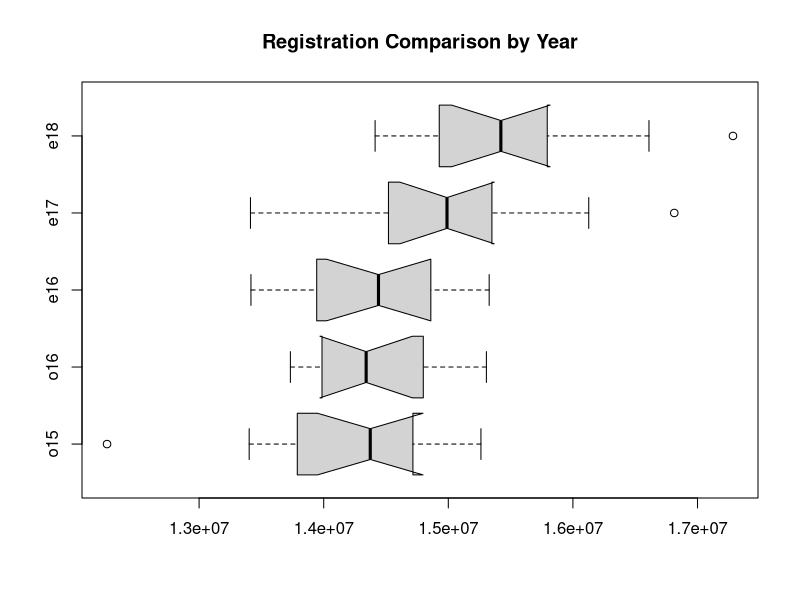
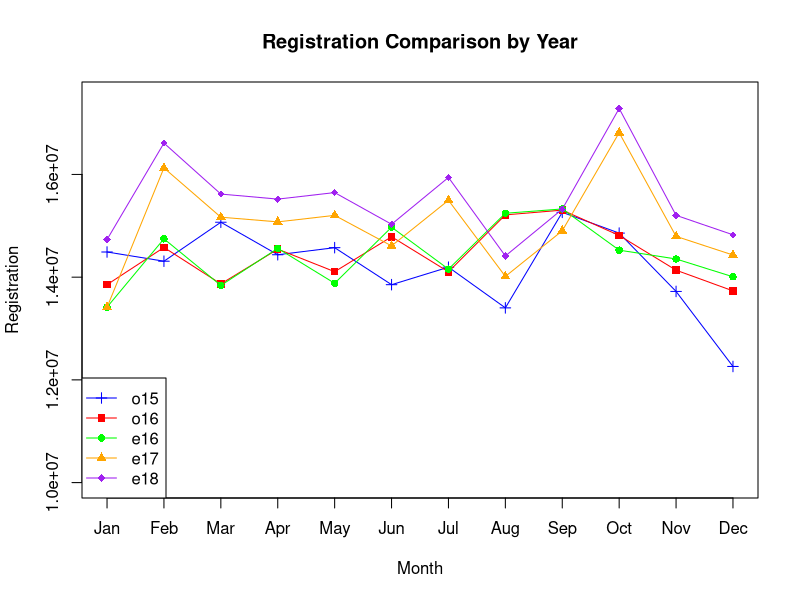
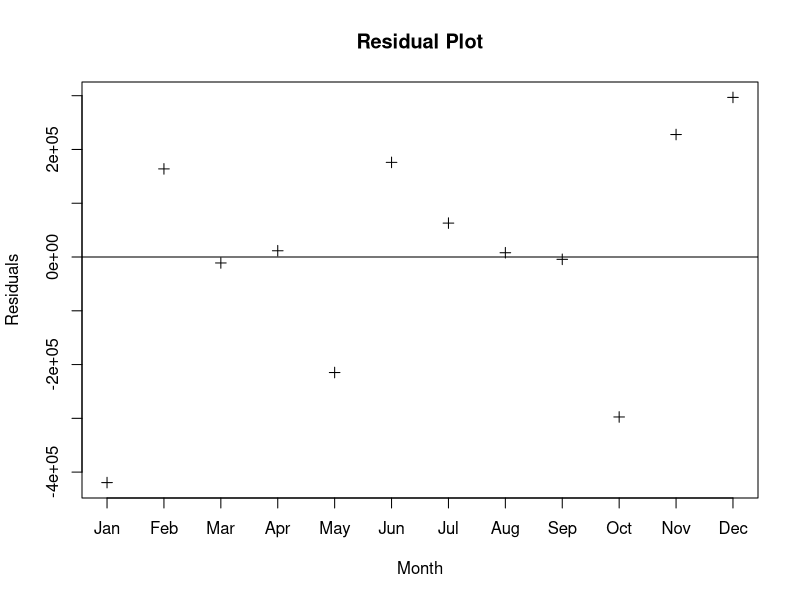
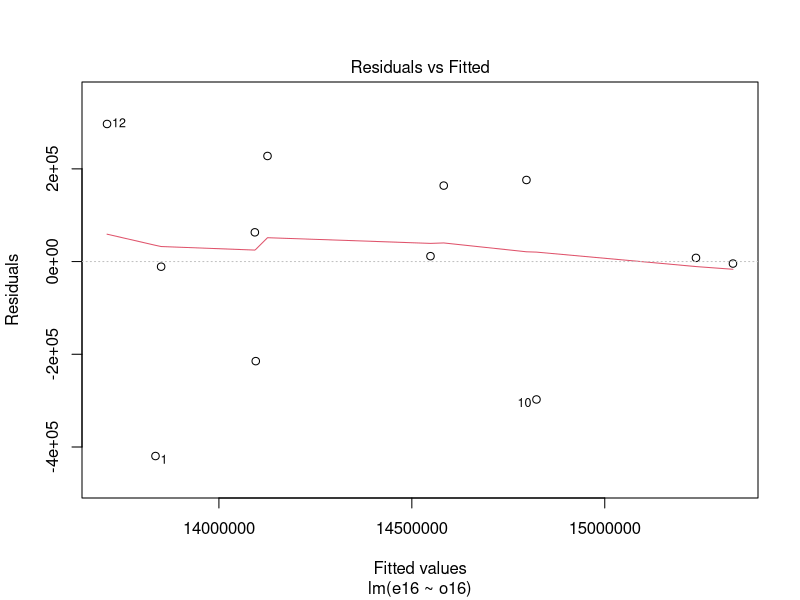
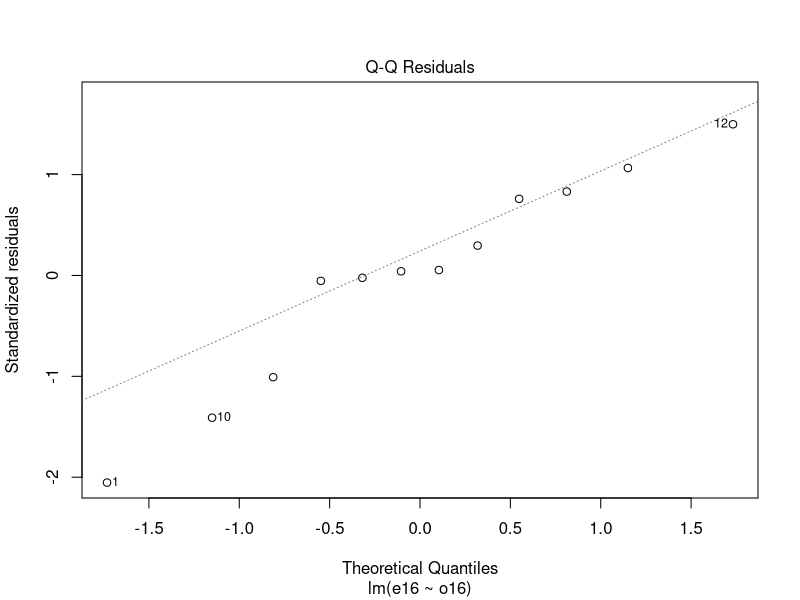
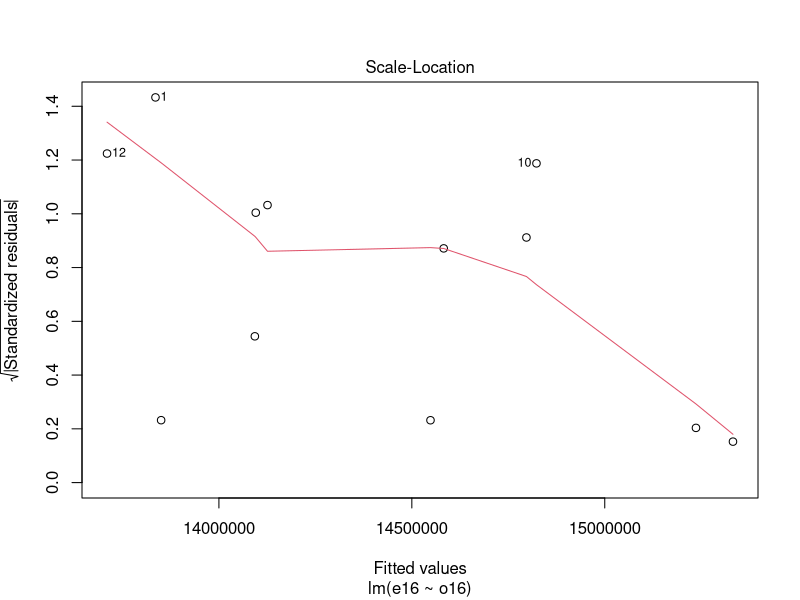
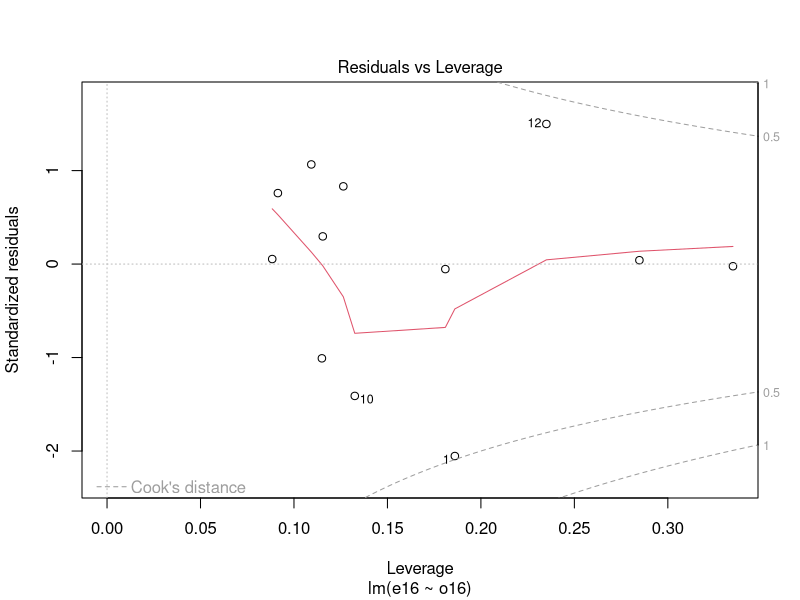

R code for these plots, in order:
## ---- chunk 1
knitr::opts_chunk$set(echo = TRUE)
## ---- chunk 2
Month <- c("January","February","March","April","May","June",
           "July","August","September","October","November","December")
o15 <- c(14489821,14310456,15069465,14436777,14574324,13853701,
         14194579,13401918,15261916,14857724,13722286,12261158)
o16 <- c(13854393,14578786,13868580,14545539,14106406,14786688,
         14104114,15212744,15305727,14811890,14135918,13732632)
e16 <- c(13416131,14746508,13839207,14559989,13880713,14973023,
         14156210,15244339,15328005,14525576,14353717,14006863)
e17 <- c(13412145,16127110,15167461,15076455,15203234,14608610,
         15496872,14014742,14902690,16813581,14794402,14430747)
e18 <- c(14732409,16610465,15617830,15519966,15646749,15030010,
         15941619,14412470,15323592,17284574,15203621,14824555)
## ---- chunk 3
chart <- data.frame(Month,o15,o16,e16,e17,e18)
print(chart)
## ---- chunk 4
summary(o15)
sd(o15)
summary(o16)
sd(o16)
summary(e16)
sd(e16)
summary(e17)
sd(e17)
summary(e18)
sd(e18)
## ---- chunk 5
boxplot(o15,o16,e16,e17,e18, main="Registration Comparison by Year", 
        names=c("o15","o16","e16","e17","e18"), horizontal=TRUE, notch=TRUE)
## ---- chunk 6
plot(x=c(1:12),o15,type="o",col="blue",pch=3,lty=1,
     ylim=c(10000000,17500000),main="Registration Comparison by Year",
     xlab="Month",ylab="Registration",xaxt='n')
axis(side=1, at=c(1:12), labels=c("Jan","Feb","Mar",
     "Apr","May","Jun","Jul","Aug","Sep","Oct","Nov","Dec"))
points(x=c(1:12),o16,col="red",pch=15)
lines(x=c(1:12),o16,col="red",lty=1)
points(x=c(1:12),e16,col="green",pch=16)
lines(x=c(1:12),e16,col="green",lty=1)
points(x=c(1:12),e17,col="orange",pch=17)
lines(x=c(1:12),e17,col="orange",lty=1)
points(x=c(1:12),e18,col="purple",pch=18)
lines(x=c(1:12),e18,col="purple",lty=1)
legend("bottomleft",legend=c("o15","o16","e16","e17","e18"), 
       col=c("blue","red","green","orange","purple"), pch=c(3,15,16,17,18), lty=1)
## ---- chunk 7
linmod <- lm(e16~o16)
resid(linmod)
plot(resid(linmod), xlab="Month", ylab="Residuals",
     main="Residual Plot", pch=3, xaxt='n')
axis(side=1, at=c(1:12), labels=c("Jan","Feb","Mar",
     "Apr","May","Jun","Jul","Aug","Sep","Oct","Nov","Dec"))
abline(0,0)
## ---- chunk 8
plot(linmod)
## ---- chunk 9
summary(linmod)
confint(linmod)
